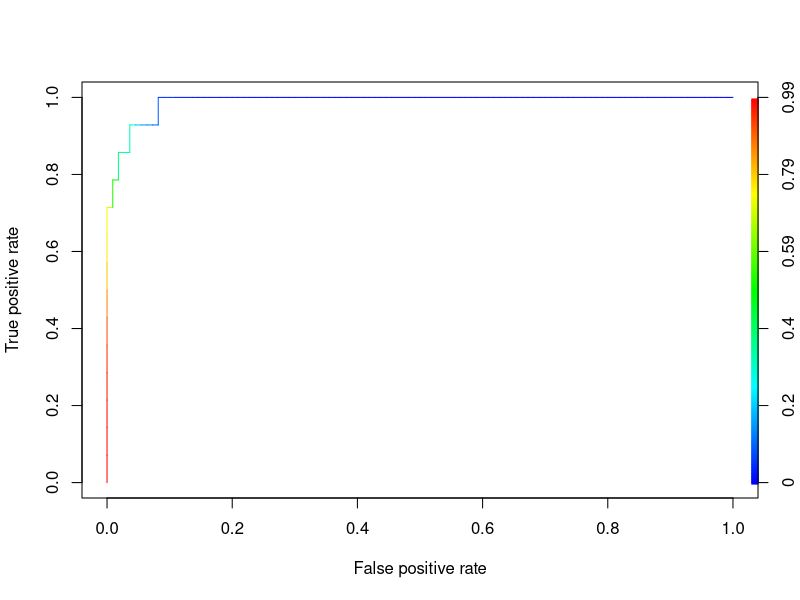

The R source for this figure:
## ---- chunk 1
knitr::opts_chunk$set(echo=T, include=T, warning=F, message=F)
## ---- chunk 2
myopia <- utils::read.table("R_Exercises/data/myopia.csv", header=T, row.names=1, sep=",") 
myopia[1:10, 1:6]
## ---- chunk 3
RNGkind(sample.kind="default")
set.seed(1) 
train=sample(nrow(myopia), 0.8*nrow(myopia)) 
train[1:100]
## ---- chunk 4
myopia.train <- myopia[train,] 
myopia.test <- myopia[-train,] 
nrow(myopia.train)
nrow(myopia.test)
## ---- chunk 5
glm.fit.train <- stats::glm(myopic ~ age + female + sports.hrs + read.hrs + mommy + dadmy, 
                            family = "binomial"(link="logit"), data = myopia.train)

summary(glm.fit.train)
## ---- chunk 6
log.odds <- coef(glm.fit.train) # To get just the coefficients
odds <- exp(log.odds) # To convert log-odds to odds

options(scipen=4) # Limit use of scientific notation
print(cbind("Log-Odds"=log.odds, "Odds"=odds), digits=2) # All together
## ---- chunk 7
probs.test <- stats::predict(glm.fit.train, myopia.test, type="response") 
pred.test <- ifelse(probs.test>0.5, 1, 0) 
cbind(probs.test, pred.test)[1:20,]
## ---- chunk 8
conf.mat <- table("Predicted"=pred.test, "Actual"=myopia.test$myopic) 
conf.mat
## ---- chunk 9
# Done for you, but you need to continue below

# Counting cell values from the confusion matrix

TruN <- conf.mat[1,1] # True negatives, row 1 col 1
TruP <- conf.mat[2,2] # True positives, row 2 col 2
FalP <- conf.mat[2,1] # False positives, etc.
FalN <- conf.mat[1,2] # False negatives
TotN <- conf.mat[1,1] + conf.mat[2,1] # Total negatives
TotP <- conf.mat[1,2] + conf.mat[2,2] # Total positives
Tot <- TotN+TotP # Matrix total

# Now continue on your own:
model_accuracy <- (TruN+TruP)/Tot
model_error <- (FalN+FalP)/Tot 
model_sensitivity <- TruP/TotP 
model_specificity <- TruN/TotN 
fp_rate <- 1-model_specificity
## ---- chunk 10
logit.rates.50 <- c(model_accuracy, model_error, model_sensitivity, model_specificity, fp_rate) 
names(logit.rates.50) <- c("Accuracy", "Error", "Sensitivity", "Specificity", "False Positives") 
print(logit.rates.50, digits=2)
## ---- chunk 11
# Done for you

# Classification threshold: 30%

pred.test <- ifelse(probs.test>0.3, 1,0)

conf.mat <- table("Predicted"=pred.test, "Actual"=myopia.test$myopic) 
conf.mat
cat("\n") # Concatenate function "\n" prints a new blank line

TruN <- conf.mat[1,1] # True negatives, row 1 col 1
TruP <- conf.mat[2,2] # True positives, row 2 col 2
FalP <- conf.mat[2,1] # False positives, etc.
FalN <- conf.mat[1,2] # False negatives
TotN <- conf.mat[1,1] + conf.mat[2,1] # Total negatives
TotP <- conf.mat[1,2] + conf.mat[2,2] # Total positives
Tot <- TotN+TotP # Matrix total

Accuracy <- (TruN+TruP)/Tot
Error <- (FalN+FalP)/Tot
Sensitivity <- TruP/TotP # Proportion of correct positives
Specificity <- TruN/TotN # Proportion of correct negatives
FalPos <- 1 - Specificity

logit.rates.30=c(Accuracy, Error, Sensitivity, Specificity, FalPos)
names(logit.rates.30)=c("Accuracy", "Error", "Sensitivity", "Specificity", "False Positives")
print(logit.rates.30, digits=2) # Prints fewer digits
## ---- chunk 12
# Done for you

# Classification threshold: 70%

pred.test <- ifelse(probs.test>0.8, 1,0)
conf.mat <- table("Predicted"=pred.test, "Actual"=myopia.test$myopic) 
conf.mat
cat("\n") # Concatenate function "\n" prints a new blank line

TruN <- conf.mat[1,1] # True negatives, row 1 col 1
TruP <- conf.mat[2,2] # True positives, row 2 col 2
FalP <- conf.mat[2,1] # False positives, etc.
FalN <- conf.mat[1,2] # False negatives
TotN <- conf.mat[1,1] + conf.mat[2,1] # Total negatives
TotP <- conf.mat[1,2] + conf.mat[2,2] # Total positives
Tot <- TotN+TotP # Matrix total

Accuracy <- (TruN+TruP)/Tot
Error <- (FalN+FalP)/Tot
Sensitivity <- TruP/TotP # Proportion of correct positives
Specificity <- TruN/TotN # Proportion of correct negatives
FalPos <- 1 - Specificity

logit.rates.80 <- c(Accuracy, Error, Sensitivity, Specificity, FalPos)
names(logit.rates.80) <- c("Accuracy", "Error", "Sensitivity", "Specificity", "False Positives")

print(logit.rates.80, digits=2) # Prints fewer digits
## ---- chunk 13
cat("\n") # Concatenate function "\n" prints a new blank line
print(rbind(logit.rates.30, logit.rates.50, logit.rates.80), digits=2)
## ---- chunk 14
library(ROCR) 
pred <- prediction(probs.test, myopia.test$myopic) 
perf <- performance(pred,"tpr","fpr") 
plot(perf, colorize=T)
## ---- chunk 15
auc <- performance(pred,"auc") 
c(auc@y.name[[1]], auc@y.values[[1]])
